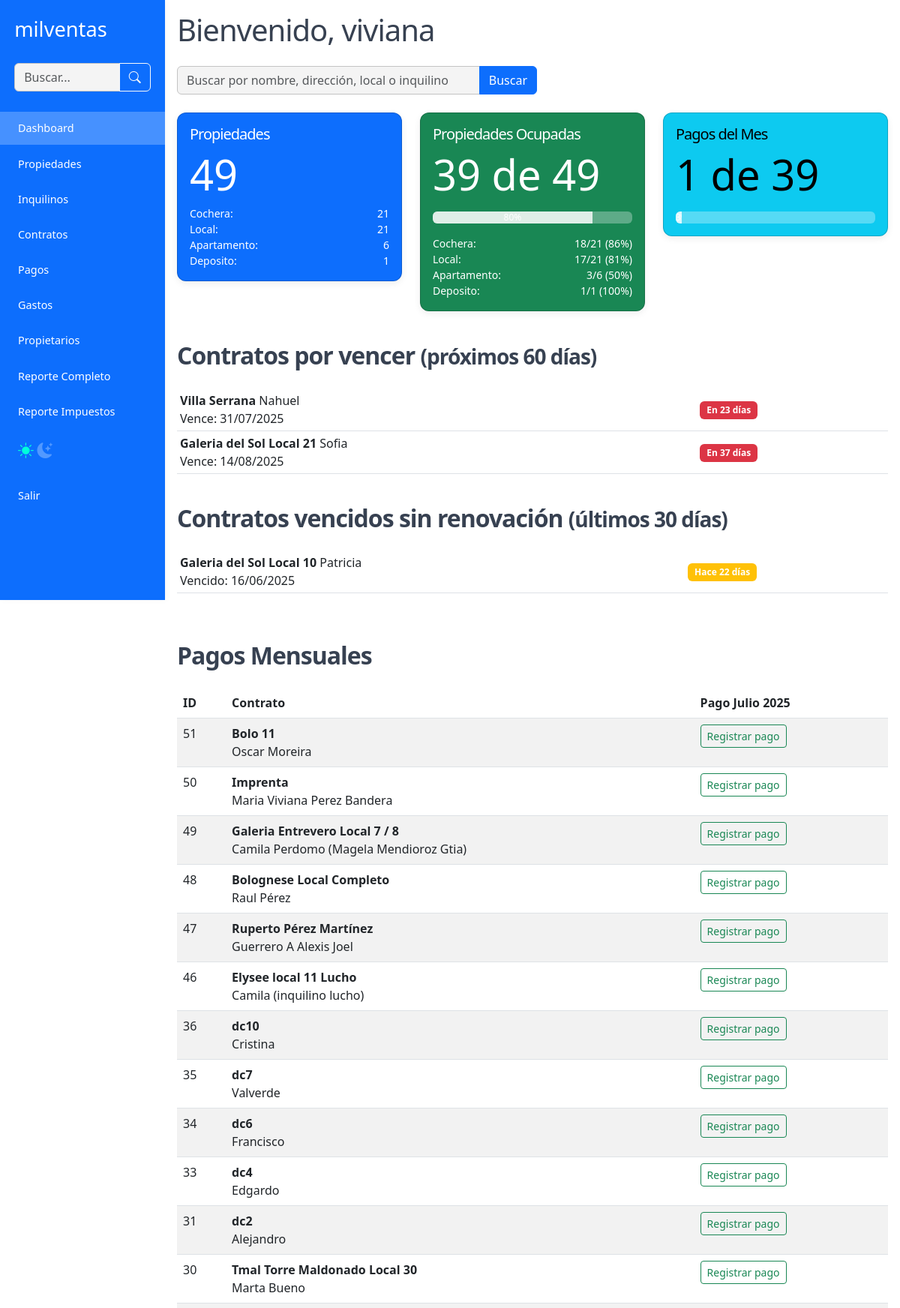
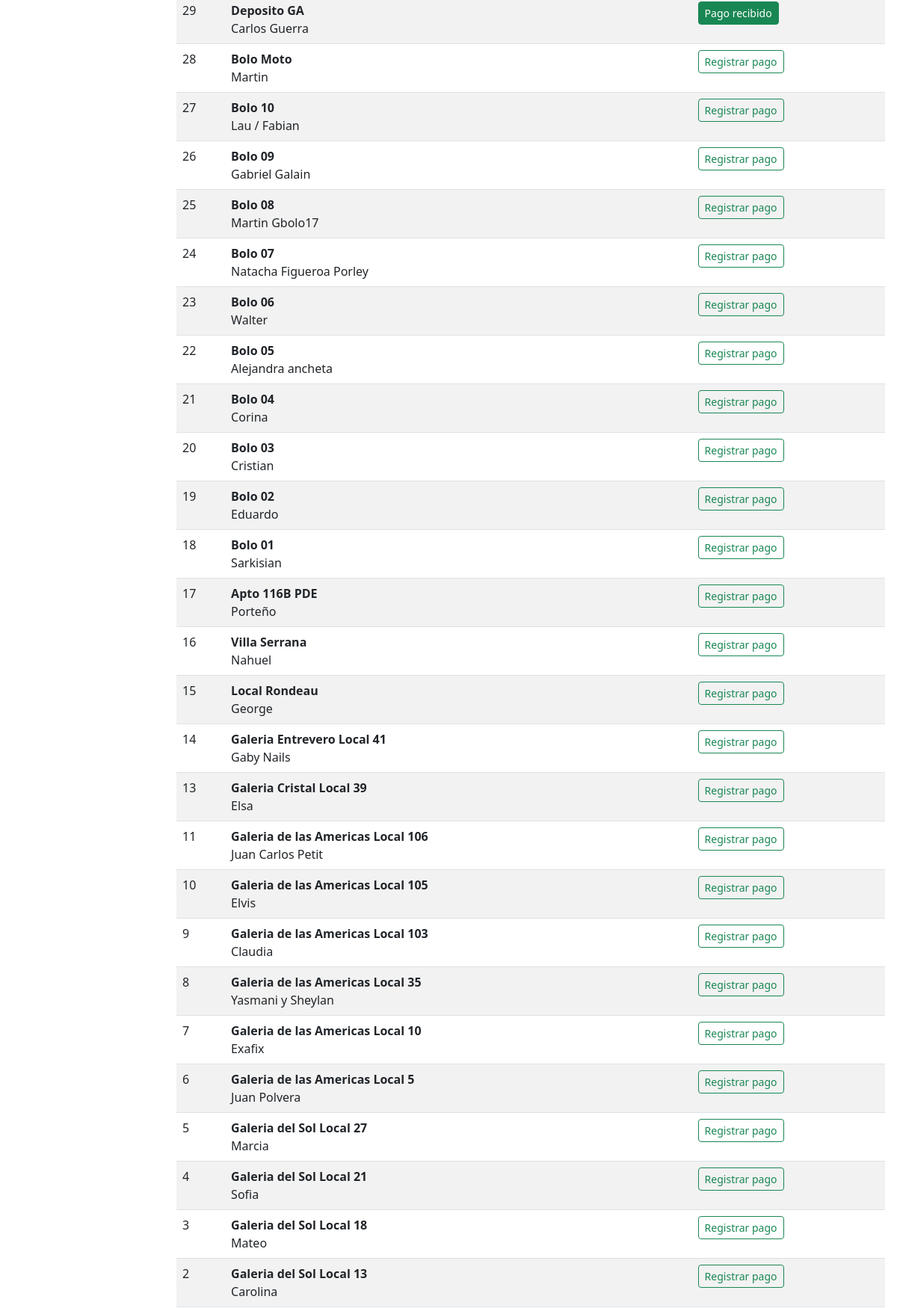
/dashboard.php (signed in, upper part), run on the app's committed database (2 pictures, top to bottom).
### tables this page shows
CREATE TABLE IF NOT EXISTS `contratos` (
  `id` int(11) NOT NULL AUTO_INCREMENT,
  `inquilino_id` int(11) DEFAULT NULL,
  `propiedad_id` int(11) DEFAULT NULL,
  `fecha_inicio` date DEFAULT NULL,
  `fecha_fin` date DEFAULT NULL,
  `importe` decimal(10,2) DEFAULT NULL,
  `garantia` varchar(100) DEFAULT NULL,
  `corredor` varchar(100) DEFAULT NULL,
  `estado` enum('activo','finalizado') DEFAULT NULL,
  `documentos` text,
  `usuario_id` int(11) NOT NULL,
  `fecha_creacion` datetime DEFAULT NULL,
  `fecha_modificacion` datetime DEFAULT NULL,
  PRIMARY KEY (`id`)
);

CREATE TABLE IF NOT EXISTS `propiedades` (
  `id` int(11) NOT NULL AUTO_INCREMENT,
  `nombre` varchar(255) NOT NULL,
  `tipo` varchar(100) DEFAULT NULL,
  `direccion` varchar(255) DEFAULT NULL,
  `galeria` text,
  `local` varchar(100) DEFAULT NULL,
  `precio` decimal(10,2) DEFAULT NULL,
  `incluye_gc` tinyint(1) DEFAULT NULL,
  `gastos_comunes` decimal(10,2) DEFAULT NULL,
  `estado` enum('alquilado','libre','en venta','uso propio') DEFAULT NULL,
  `propietario_id` int(11) DEFAULT NULL,
  `anep` varchar(100) DEFAULT NULL,
  `ose` varchar(100) DEFAULT NULL,
  `ute` varchar(100) DEFAULT NULL,
  `padron` varchar(100) DEFAULT NULL,
  `contribucion_inmobiliaria` varchar(100) DEFAULT NULL,
  `imm_tasa_general` varchar(100) DEFAULT NULL,
  `imm_tarifa_saneamiento` varchar(100) DEFAULT NULL,
  `imm_instalaciones` varchar(100) DEFAULT NULL,
  `imm_adicional_mercantil` varchar(100) DEFAULT NULL,
  `convenios` varchar(100) DEFAULT NULL,
  `comentarios` text,
  `usuario_id` int(11) NOT NULL,
  `fecha_creacion` datetime DEFAULT NULL,
  `fecha_modificacion` datetime DEFAULT NULL,
  `imagenes` text NOT NULL,
  `documentos` text NOT NULL,
  PRIMARY KEY (`id`),
  KEY `idx_usuario_id` (`usuario_id`)
);

CREATE TABLE IF NOT EXISTS `inquilinos` (
  `id` int(11) NOT NULL AUTO_INCREMENT,
  `nombre` varchar(255) NOT NULL,
  `cedula` varchar(100) NOT NULL,
  `telefono` varchar(20) DEFAULT NULL,
  `vehiculo` varchar(100) DEFAULT NULL,
  `matricula` varchar(50) DEFAULT NULL,
  `documentos` text NOT NULL,
  `usuario_id` int(11) NOT NULL,
  `fecha_creacion` datetime DEFAULT NULL,
  `fecha_modificacion` datetime DEFAULT NULL,
  PRIMARY KEY (`id`)
);

### config.php (called while the page is built, shortened)
<?php
function clean_input($data) {
    return htmlspecialchars(trim($data));
}
?>

### dashboard.php (the view, shortened to what this page needs)
<?php
require_once 'config.php';
include 'includes/header_nav.php';
$mes_actual = date('m');
$anio_actual = date('Y');
$busqueda = clean_input($_GET['search'] ?? '');
$stmt_propiedades = $pdo->query("
    SELECT p.tipo,
           COUNT(*) as total,
           SUM(CASE WHEN c.estado = 'activo' THEN 1 ELSE 0 END) as ocupadas
    FROM propiedades p
    LEFT JOIN contratos c ON p.id = c.propiedad_id AND c.estado = 'activo'
    GROUP BY p.tipo
    ORDER BY total DESC
");
$propiedades_por_tipo = $stmt_propiedades->fetchAll(PDO::FETCH_ASSOC);
$total_propiedades = array_sum(array_column($propiedades_por_tipo, 'total'));
$total_ocupadas = array_sum(array_column($propiedades_por_tipo, 'ocupadas'));
$ratio_ocupacion = $total_propiedades > 0 ? round(($total_ocupadas / $total_propiedades) * 100) : 0;
$stmt = $pdo->prepare("
    SELECT c.id AS id, p.nombre AS propiedad_nombre, i.nombre AS inquilino_nombre, i.id AS inquilino_id, c.fecha_fin
    FROM propiedades p
    INNER JOIN contratos c ON p.id = c.propiedad_id AND c.estado = 'activo'
    LEFT JOIN inquilinos i ON c.inquilino_id = i.id
    ORDER BY c.id DESC
");
$stmt->execute();
$propiedades_inquilinos = $stmt->fetchAll(PDO::FETCH_ASSOC);
$stmt_pagos = $pdo->prepare("
    SELECT contrato_id
    FROM pagos
    WHERE MONTH(fecha) = ? AND YEAR(fecha) = ? AND concepto = 'Pago mensual'
");
$stmt_pagos->execute([$mes_actual, $anio_actual]);
$pagos_mes_actual = $stmt_pagos->fetchAll(PDO::FETCH_COLUMN, 0);
$total_contratos = count($propiedades_inquilinos);
$pagos_recibidos = count($pagos_mes_actual);
$ratio_pagos = $total_contratos > 0 ? round(($pagos_recibidos / $total_contratos) * 100) : 0;
$stmt_vencer = $pdo->prepare("
    SELECT c.id, p.nombre AS propiedad_nombre, p.id AS propiedad_id, i.nombre AS inquilino_nombre, c.fecha_fin,
           DATEDIFF(c.fecha_fin, CURDATE()) AS dias_restantes
    FROM contratos c
    JOIN propiedades p ON c.propiedad_id = p.id
    LEFT JOIN inquilinos i ON c.inquilino_id = i.id
    WHERE c.estado = 'activo'
      AND c.fecha_fin BETWEEN CURDATE() AND DATE_ADD(CURDATE(), INTERVAL 60 DAY)
    ORDER BY c.fecha_fin ASC
");
$stmt_vencer->execute();
$contratos_por_vencer = $stmt_vencer->fetchAll(PDO::FETCH_ASSOC);
$stmt_vencidos = $pdo->prepare("
    SELECT c1.id, p.nombre AS propiedad_nombre, p.id AS propiedad_id, i.nombre AS inquilino_nombre, c1.fecha_fin,
           DATEDIFF(CURDATE(), c1.fecha_fin) AS dias_vencido
    FROM contratos c1
    JOIN propiedades p ON c1.propiedad_id = p.id
    LEFT JOIN inquilinos i ON c1.inquilino_id = i.id
    WHERE c1.estado = 'finalizado'
      AND c1.fecha_fin BETWEEN DATE_SUB(CURDATE(), INTERVAL 30 DAY) AND CURDATE()
      AND NOT EXISTS (
        SELECT 1 FROM contratos c2
        WHERE c2.propiedad_id = c1.propiedad_id
          AND c2.estado = 'activo'
          AND c2.fecha_inicio > c1.fecha_fin
      )
    ORDER BY c1.fecha_fin DESC
");
$stmt_vencidos->execute();
$contratos_vencidos = $stmt_vencidos->fetchAll(PDO::FETCH_ASSOC);
?>
<main class="container container-main">
  <h1>Bienvenido, <?= htmlspecialchars($_SESSION['user_name']) ?></h1>
  <form action="propiedades.php" method="GET" class="mb-4" role="search" aria-label="Buscar propiedades">
    <div class="input-group" style="max-width:480px;">
      <input
        type="search"
        name="search"
        class="form-control"
        placeholder="Buscar por nombre, dirección, local o inquilino"
        value="<?= htmlspecialchars($busqueda) ?>"
        aria-label="Buscar propiedades" autocomplete="off" />
      <button class="btn btn-primary" type="submit" aria-label="Buscar">Buscar</button>
    </div>
  </form>
  <div class="row mb-4">
    <div class="col-md-4 h-100">
      <a href="propiedades.php" class="text-decoration-none">
        <div class="card text-bg-primary h-100 mb-3">
          <div class="card-body d-flex flex-column justify-content-between">
            <h5 class="card-title">Propiedades</h5>
            <p class="card-text display-4 mb-0"><?= $total_propiedades ?></p>
            <div class="small mt-2">
              <?php foreach ($propiedades_por_tipo as $tipo): ?>
                <div class="d-flex justify-content-between">
                  <span class="text-capitalize"><?= htmlspecialchars($tipo['tipo']) ?>:</span>
                  <span><?= $tipo['total'] ?></span>
                </div>
              <?php endforeach; ?>
            </div>
          </div>
        </div>
      </a>
    </div>
    <div class="col-md-4 h-100">
      <a href="contratos.php" class="text-decoration-none">
        <div class="card text-bg-success h-100 mb-3">
          <div class="card-body d-flex flex-column justify-content-between">
            <h5 class="card-title">Propiedades Ocupadas</h5>
            <p class="card-text display-4"><?= $total_ocupadas ?> de <?= $total_propiedades ?></p>
            <div class="progress mb-2" role="progressbar" aria-label="Progreso de ocupación">
              <div class="progress-bar" style="width: <?= $ratio_ocupacion ?>%"><?= $ratio_ocupacion ?>%</div>
            </div>
            <div class="small mt-2">
              <?php foreach ($propiedades_por_tipo as $tipo): ?>
                <?php
                $ratio_tipo = $tipo['total'] > 0 ? round(($tipo['ocupadas'] / $tipo['total']) * 100) : 0;
                ?>
                <div class="d-flex justify-content-between">
                  <span class="text-capitalize"><?= htmlspecialchars($tipo['tipo']) ?>:</span>
                  <span><?= $tipo['ocupadas'] ?>/<?= $tipo['total'] ?> (<?= $ratio_tipo ?>%)</span>
                </div>
              <?php endforeach; ?>
            </div>
          </div>
        </div>
      </a>
    </div>
    <div class="col-md-4 h-100">
      <a href="listado_pagos.php" class="text-decoration-none">
        <div class="card text-bg-info h-100 mb-3">
          <div class="card-body d-flex flex-column justify-content-between">
            <h5 class="card-title">Pagos del Mes</h5>
            <p class="card-text display-4"><?= $pagos_recibidos ?> de <?= $total_contratos ?></p>
            <div class="progress" role="progressbar" aria-label="Progreso de pagos">
              <div class="progress-bar" style="width: <?= $ratio_pagos ?>%"><?= $ratio_pagos ?>%</div>
            </div>
          </div>
        </div>
      </a>
    </div>
  </div>
  <section class="mt-4">
    <h2 class="fw-semibold">Contratos por vencer <small>(próximos 60 días)</small></h2>
    <?php if (count($contratos_por_vencer) === 0): ?>
      <p>No hay contratos por vencer en los próximos 60 días.</p>
    <?php else: ?>
      <div class="table-responsive">
        <table class="table table-sm align-middle">
          <tbody>
            <?php foreach ($contratos_por_vencer as $c): ?>
              <tr>
                <td>
                  <a href="contratos.php?edit=<?= intval($c['id']) ?>" class="text-decoration-none text-dark"><b><?= htmlspecialchars($c['propiedad_nombre']) ?></b> <?= htmlspecialchars($c['inquilino_nombre'] ?? 'N/A') ?><br>
                    Vence: <?= date('d/m/Y', strtotime($c['fecha_fin'])) ?></a>
                </td>
                <td><span class="badge bg-danger">En <?= $c['dias_restantes'] ?> días</span></td>
              </tr>
            <?php endforeach; ?>
          </tbody>
        </table>
      </div>
    <?php endif; ?>
  </section>
  <section class="mt-4">
    <h2 class="fw-semibold">Contratos vencidos sin renovación <small>(últimos 30 días)</small></h2>
    <?php if (count($contratos_vencidos) === 0): ?>
      <p>No hay contratos vencidos sin renovación en los últimos 30 días.</p>
    <?php else: ?>
      <div class="table-responsive">
        <table class="table table-sm align-middle">
          <tbody>
            <?php foreach ($contratos_vencidos as $c): ?>
              <tr>
                <td>
                  <a href="contratos.php?edit=<?= intval($c['id']) ?>" class="text-decoration-none text-dark"><b><?= htmlspecialchars($c['propiedad_nombre']) ?></b> <?= htmlspecialchars($c['inquilino_nombre'] ?? 'N/A') ?><br>
                    Vencido: <?= date('d/m/Y', strtotime($c['fecha_fin'])) ?></a>
                </td>
                <td><span class="badge bg-warning">Hace <?= $c['dias_vencido'] ?> días</span></td>
              </tr>
            <?php endforeach; ?>
          </tbody>
        </table>
      </div>
    <?php endif; ?>
  </section>
  <section class="mt-5">
    <h2 class="fw-semibold">Pagos Mensuales</h2>
    <table class="table table-striped">
      <thead>
        <tr>
          <th>ID</th>
          <th>Contrato</th>
          <th>Pago <?php
                    $fecha = new DateTime("$anio_actual-$mes_actual-01");
                    $meses = [
                      1 => 'Enero',
                      2 => 'Febrero',
                      3 => 'Marzo',
                      4 => 'Abril',
                      5 => 'Mayo',
                      6 => 'Junio',
                      7 => 'Julio',
                      8 => 'Agosto',
                      9 => 'Septiembre',
                      10 => 'Octubre',
                      11 => 'Noviembre',
                      12 => 'Diciembre'
                    ];
                    $nombre_mes = $meses[(int)$fecha->format('n')];
                    echo ucfirst($nombre_mes) . ' ' . $anio_actual;
                    ?></th>
        </tr>
      </thead>
      <tbody>
        <?php foreach ($propiedades_inquilinos as $fila): ?>
          <tr>
            <td><?= htmlspecialchars($fila['id']) ?></td>
            <td>
              <a href="contratos.php?edit=<?= $fila['id'] ?>" class="text-decoration-none text-dark">
                <b><?= htmlspecialchars($fila['propiedad_nombre']) ?></b></a><br>
              <a href="inquilinos.php?edit=<?= $fila['inquilino_id'] ?>" class="text-decoration-none text-dark">
                <?= htmlspecialchars($fila['inquilino_nombre'] ?? 'N/A') ?>
              </a>
            </td>
            <td>
              <?php if (in_array($fila['id'], $pagos_mes_actual)): ?>
                <a href="pagos.php?contrato_id=<?= $fila['id'] ?>" class="btn btn-success btn-sm">Pago recibido</a>
              <?php else: ?>
                <a href="pagos.php?contrato_id=<?= $fila['id'] ?>&add=true" class="btn btn-outline-success btn-sm">Registrar pago</a>
              <?php endif; ?>
            </td>
          </tr>
        <?php endforeach; ?>
      </tbody>
    </table>
  </section>
</main>
<?php
include 'includes/footer.php';
?>

### includes/styles.css (style rules this page uses)
:root { --color-fondo: #ffffff; --color-texto: #374151; --color-primario: #0d6efd; --color-primario-hover: #4691ff; --color-navbar: #fff; --color-sidebar: #0d6efd; --color-card: #fff; --color-borde: #c3c3c3; --color-input: #f4f4f4; --color-acento: #fff700; }
body { background: var(--color-fondo); color: var(--color-texto); }
.card, .table-responsive { background: var(--color-card); }
.form-control, .form-select { background: var(--color-input); border: solid 1px var(--color-borde); }
body { font-family: ui-sans-serif, system-ui, sans-serif, 'Apple Color Emoji', 'Segoe UI Emoji', 'Segoe UI Symbol', 'Noto Color Emoji', -webkit-bodyui-sans-serif, "Noto Sans", Roboto, "Segoe UI", system-ui, -apple-system, "Helvetica Neue", Arial, "Liberation Sans", sans-serif, "Apple Color Emoji", "Segoe UI Emoji", "Segoe UI Symbol", "Noto Color Emoji"; background: #ffffff; color: #374151; padding-top: 5.5rem; min-height: 100vh; margin: 0; }
.container-main { max-width: 1200px; margin: auto; padding: 1rem; }
h1, h2, h3, h4, h5 { margin-bottom: 1.5rem; letter-spacing: -1px; }
.card { border-radius: 0.75rem; box-shadow: 0 3px 10px rgb(0 0 0 / 0.07); background: #fff; }
.progress { background-color: rgba(255,255,255,0.3); }
.progress-bar { background-color: rgba(255,255,255,0.8); }
.table-responsive { border-radius: 0.75rem; }
.badge { font-size: 0.75em; padding: 0.5em 0.75em; }
@media (min-width: 992px) { body { padding-left: 220px; padding-top: 0px; } }

### data on the page
contratos: propiedad.nombre "Villa Serrana", inquilino.nombre "Nahuel", fecha_fin "31/07/2025", dias_restantes "23", id "16"
contratos: propiedad.nombre "Galeria del Sol Local 21", inquilino.nombre "Sofia", fecha_fin "14/08/2025", dias_restantes "37", id "4"
contratos: propiedad.nombre "Galeria del Sol Local 10", inquilino.nombre "Patricia", fecha_fin "16/06/2025", dias_vencido "22"
contratos: id "51", propiedad.nombre "Bolo 11", inquilino.nombre "Oscar Moreira"
contratos: id "50", propiedad.nombre "Imprenta", inquilino.nombre "Maria Viviana Perez Bandera"
contratos: id "49", propiedad.nombre "Galeria Entrevero Local 7 / 8", inquilino.nombre "Camila Perdomo (Magela Mendioroz Gtia)"
contratos: id "48", propiedad.nombre "Bolognese Local Completo", inquilino.nombre "Raul Pérez"
contratos: id "47", propiedad.nombre "Ruperto Pérez Martínez", inquilino.nombre "Guerrero A Alexis Joel"
contratos: id "46", propiedad.nombre "Elysee local 11 Lucho", inquilino.nombre "Camila (inquilino lucho)"
contratos: id "36", propiedad.nombre "dc10", inquilino.nombre "Cristina"
contratos: id "35", propiedad.nombre "dc7", inquilino.nombre "Valverde"
contratos: id "34", propiedad.nombre "dc6", inquilino.nombre "Francisco"
contratos: id "33", propiedad.nombre "dc4", inquilino.nombre "Edgardo"
contratos: id "31", propiedad.nombre "dc2", inquilino.nombre "Alejandro"
contratos: id "30", propiedad.nombre "Tmal Torre Maldonado Local 30", inquilino.nombre "Marta Bueno"
contratos: id "29", propiedad.nombre "Deposito GA", inquilino.nombre "Carlos Guerra"
contratos: id "28", propiedad.nombre "Bolo Moto", inquilino.nombre "Martin"
contratos: id "27", propiedad.nombre "Bolo 10", inquilino.nombre "Lau / Fabian"
contratos: id "26", propiedad.nombre "Bolo 09", inquilino.nombre "Gabriel Galain"
contratos: id "25", propiedad.nombre "Bolo 08", inquilino.nombre "Martin Gbolo17"
contratos: id "24", propiedad.nombre "Bolo 07", inquilino.nombre "Natacha Figueroa Porley"
contratos: id "23", propiedad.nombre "Bolo 06", inquilino.nombre "Walter"
contratos: id "22", propiedad.nombre "Bolo 05", inquilino.nombre "Alejandra ancheta"
contratos: id "21", propiedad.nombre "Bolo 04", inquilino.nombre "Corina"
contratos: id "20", propiedad.nombre "Bolo 03", inquilino.nombre "Cristian"
contratos: id "19", propiedad.nombre "Bolo 02", inquilino.nombre "Eduardo"
contratos: id "18", propiedad.nombre "Bolo 01", inquilino.nombre "Sarkisian"
contratos: id "17", propiedad.nombre "Apto 116B PDE", inquilino.nombre "Porteño"
contratos: id "15", propiedad.nombre "Local Rondeau", inquilino.nombre "George"
contratos: id "14", propiedad.nombre "Galeria Entrevero Local 41", inquilino.nombre "Gaby Nails"
contratos: id "13", propiedad.nombre "Galeria Cristal Local 39", inquilino.nombre "Elsa"
contratos: id "11", propiedad.nombre "Galeria de las Americas Local 106", inquilino.nombre "Juan Carlos Petit"
contratos: id "10", propiedad.nombre "Galeria de las Americas Local 105", inquilino.nombre "Elvis"
contratos: id "9", propiedad.nombre "Galeria de las Americas Local 103", inquilino.nombre "Claudia"
contratos: id "8", propiedad.nombre "Galeria de las Americas Local 35", inquilino.nombre "Yasmani y Sheylan"
contratos: id "7", propiedad.nombre "Galeria de las Americas Local 10", inquilino.nombre "Exafix"
contratos: id "6", propiedad.nombre "Galeria de las Americas Local 5", inquilino.nombre "Juan Polvera"
contratos: id "5", propiedad.nombre "Galeria del Sol Local 27", inquilino.nombre "Marcia"
contratos: id "3", propiedad.nombre "Galeria del Sol Local 18", inquilino.nombre "Mateo"
contratos: id "2", propiedad.nombre "Galeria del Sol Local 13", inquilino.nombre "Carolina"

### other printed values
$_SESSION['user_name'] "viviana"
$total_propiedades "49"
$tipo['tipo'] "Cochera"
$tipo['total'] "21"
$tipo['tipo'] "Local"
$tipo['tipo'] "Apartamento"
$tipo['total'] "6"
$tipo['tipo'] "Deposito"
$tipo['total'] "1"
$total_ocupadas "39"
$ratio_ocupacion "80"
$tipo['ocupadas'] "18"
$ratio_tipo "86"
$tipo['ocupadas'] "17"
$ratio_tipo "81"
